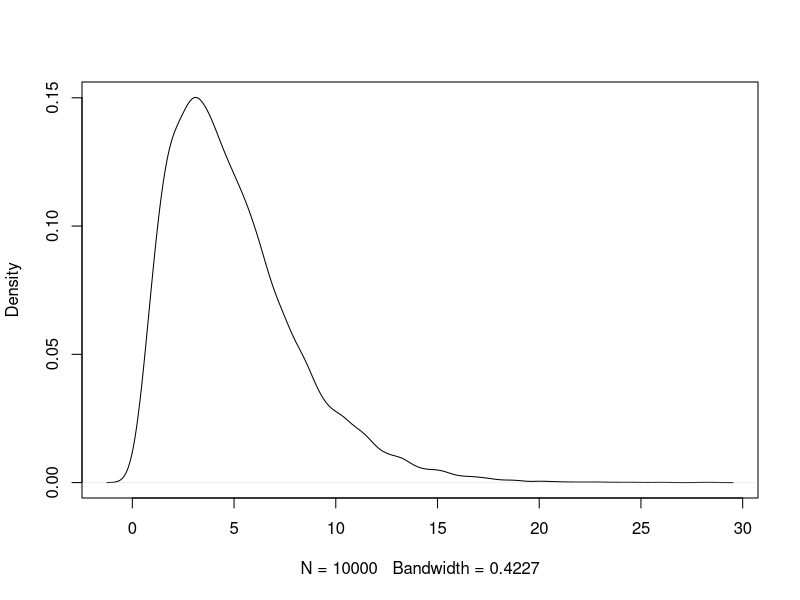

Write R code to recreate this figure.
## ---- chunk 1
set.seed(42)
plot(density(rchisq(10000,df=5)),main="")
